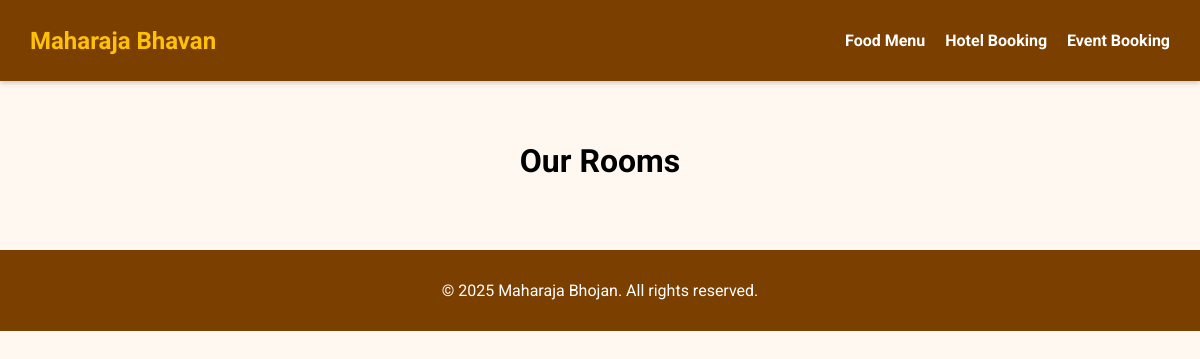
/hotel/, run on an earlier commit of the app's database.
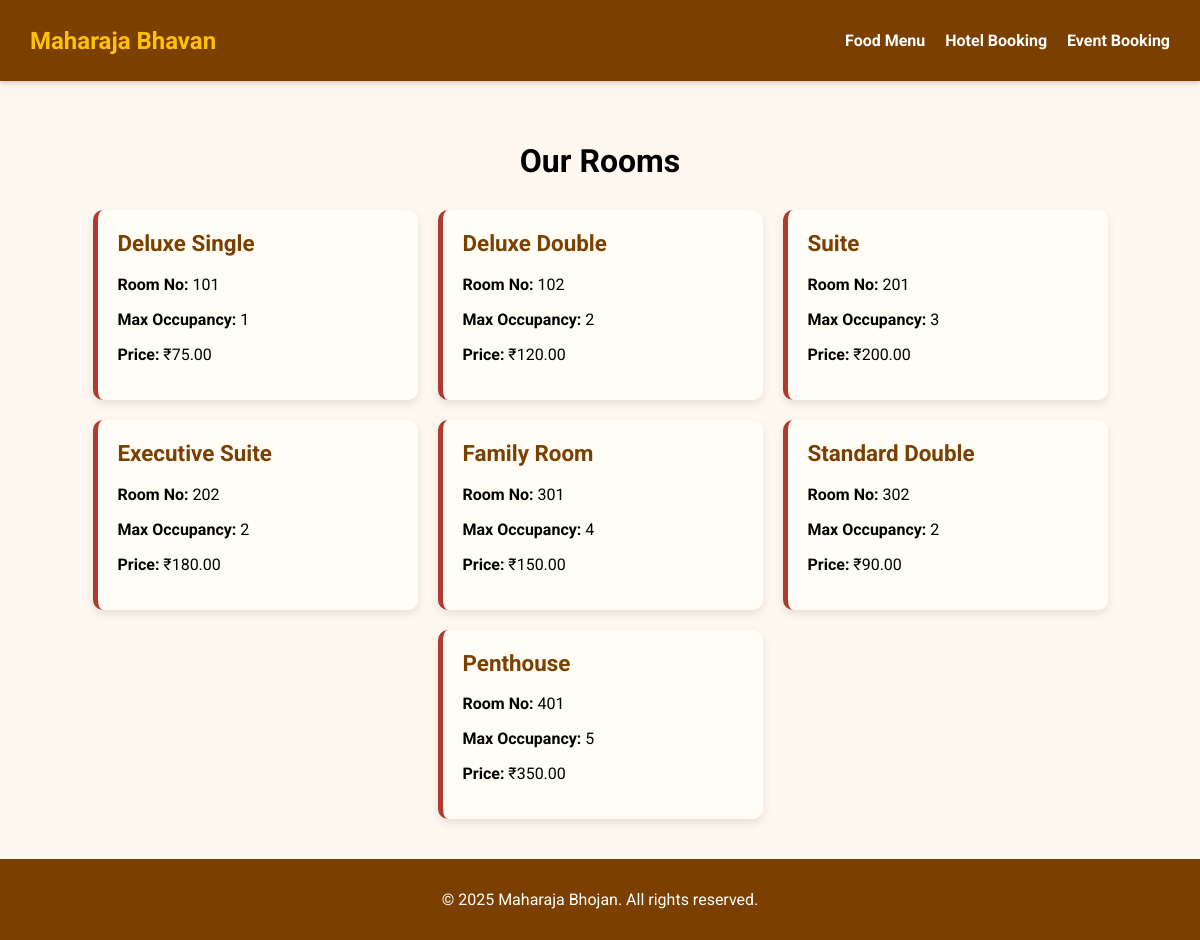
And on a later commit of the database.
### hotel/models.py (models this page shows, shortened)
class Room(models.Model):
    room_number = models.CharField(max_length=10, unique=True)
    room_type = models.CharField(max_length=50)
    room_image = models.ImageField(upload_to='room_images/', blank=True, null=True)
    room_description = models.TextField(blank=True, null=True)
    max_occupancy = models.PositiveIntegerField()
    price = models.DecimalField(max_digits=10, decimal_places=2)
    is_available = models.BooleanField(default=True)

### hotel/views.py (the view)
# urls.py: path('', view=HotelView.rooms, name='rooms'),
    def rooms(request):
        rooms = Room.objects.all()
        context = {
            'rooms': rooms
        }
        return render(request, 'hotel/hotel.html', context)

### hotel/templates/hotel/hotel.html (shortened to what this page needs)
{% extends 'base.html' %}
{% load static %}
{% block content %}
<h1>Our Rooms</h1>
<div class="card-container">
    {% for room in rooms %}
        <div class="card" onclick="location.href=`{% url 'hotel:room_detail' room.id %}`">
            <h2>{{ room.room_type }}</h2>
            <p><strong>Room No:</strong> {{ room.room_number }}</p>
            <p><strong>Max Occupancy:</strong> {{ room.max_occupancy }}</p>
            <p><strong>Price:</strong> ₹{{ room.price }}</p>
        </div>
    {% endfor %}
</div>
{% endblock %}

### templates/base.html (shortened to what this page needs)
{% load static %}
<!DOCTYPE html>
<html lang="en">
<head>
    <link rel="stylesheet" href="{% static 'css/base.css' %}">
</head>
<body>
    <nav class="navbar">
        <div class="nav-container">
            <a href="{% url 'home' %}" class="brand" style="text-decoration: none;">Maharaja Bhavan</a>
            <ul class="nav-links">
                <li><a href="{% url 'food:items' %}">Food Menu</a></li>
                <li><a href="{% url 'hotel:rooms' %}">Hotel Booking</a></li>
                <li><a href="{% url 'event:events' %}">Event Booking</a></li>
            </ul>
        </div>
    </nav>
    <main class="main-content">
        {% block content %}
        {% endblock %}
    </main>
    <footer class="footer">
        <p>© 2025 Maharaja Bhojan. All rights reserved.</p>
    </footer>
</body>
</html>

### static/css/base.css (style rules this page uses)
body { margin: 0; font-family: 'Roboto', sans-serif; background-color: #fff8f0; }
.navbar { background-color: #7b3f00; padding: 15px 30px; color: white; box-shadow: 0 2px 5px rgba(0, 0, 0, 0.2); }
.nav-container { display: flex; justify-content: space-between; align-items: center; }
.nav-links { list-style: none; display: flex; gap: 20px; }
.nav-links a { text-decoration: none; color: white; font-weight: bold; }
.brand { font-size: 1.5rem; font-weight: bold; color: #ffc107; text-decoration: none; }
.main-content { padding: 40px; text-align: center; }
.footer { background-color: #7b3f00; color: white; text-align: center; padding: 15px; }
.card-container { display: flex; flex-wrap: wrap; justify-content: center; gap: 20px; margin-top: 30px; }
.card { background-color: #fffdf5; border-radius: 10px; box-shadow: 0 4px 10px rgba(0, 0, 0, 0.1); padding: 20px; width: 280px; text-align: left; transition: transform 0.2s ease-in-out; border-left: 5px solid #b03a2e; }
.card h2 { margin-top: 0; font-size: 1.4rem; color: #7b3f00; }

What changed in the data, as far as the page shows it:
added Room: room_type "Deluxe Single", room_number "101", max_occupancy "1", price "75.00"
added Room: room_type "Deluxe Double", room_number "102", max_occupancy "2", price "120.00"
added Room: room_type "Suite", room_number "201", max_occupancy "3", price "200.00"
added Room: room_type "Executive Suite", room_number "202", max_occupancy "2", price "180.00"
added Room: room_type "Family Room", room_number "301", max_occupancy "4", price "150.00"
added Room: room_type "Standard Double", room_number "302", max_occupancy "2", price "90.00"
added Room: room_type "Penthouse", room_number "401", max_occupancy "5", price "350.00"
